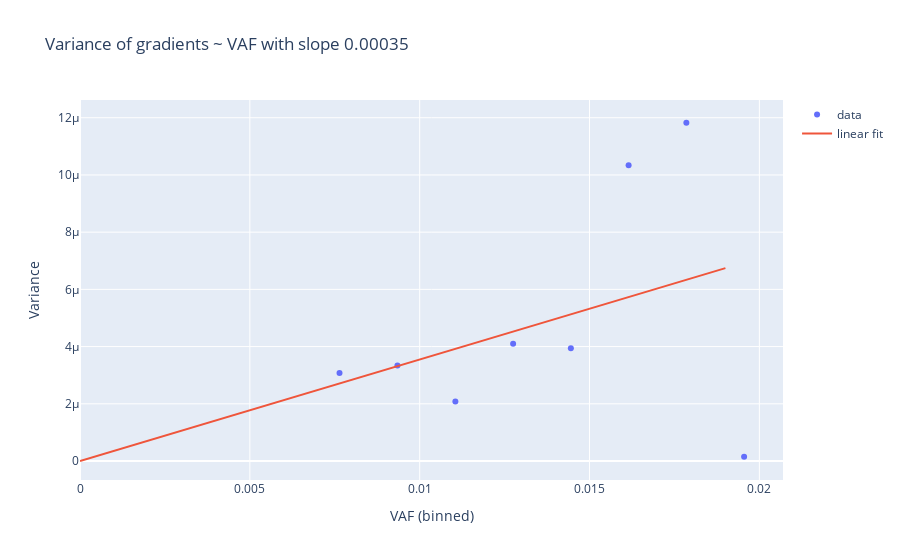

Notebook source saved alongside this figure:
### Code cell
# Scatter plot of AF ~ fitted standard deviations

AF = [col[0] for col in syn_normal_dist]
sigma = [col[2] for col in syn_normal_dist]

# Fit a line going through the origin
af_array = np.asarray(AF)
af_array = af_array[:,np.newaxis]
slope, _, _, _ = np.linalg.lstsq(af_array,np.power(sigma,2),rcond=None)

# Scatter plot
x= np.linspace(0,right_limit,2)
y= x*slope

fig=go.Figure()
fig.add_trace(go.Scatter(x=AF,y=np.power(sigma,2),mode='markers',name='data'))
fig.add_trace(go.Scatter(x=x,y=y,mode='lines',name='linear fit'))
fig.update_layout(title=f'Variance of gradients ~ VAF with slope {round(slope[0],5)}')
fig.update_xaxes(title='VAF (binned)')
fig.update_yaxes(title='Variance')
fig.write_image('Results/Figures/Filtering_and_Fitting/Synonymous_mutations_variance_vs_VAF.png',width=800,height=600)
fig

### Figure 1 — Plotly figure (JSON) as saved in the notebook; plotly's stock layout.template omitted (floating-point values rounded to 4 significant figures)
{"data": [{"mode": "markers", "name": "data", "type": "scatter", "x": [0.00764, 0.009345, 0.01105, 0.01785, 0.01615, 0.01445, 0.01275, 0.01955], "y": [3.078e-06, 3.343e-06, 2.083e-06, 1.182e-05, 1.034e-05, 3.944e-06, 4.103e-06, 1.471e-07]}, {"mode": "lines", "name": "linear fit", "type": "scatter", "x": [0, 0.019], "y": [0, 6.742e-06]}], "layout": {"title": {"text": "Variance of gradients ~ VAF with slope 0.00035"}, "xaxis": {"title": {"text": "VAF (binned)"}}, "yaxis": {"title": {"text": "Variance"}}}}
